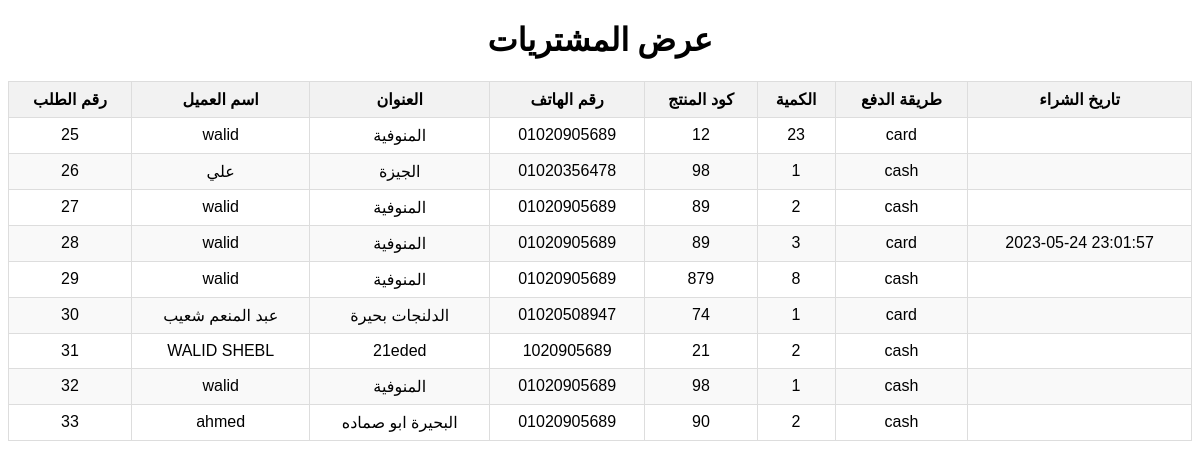
The app's page /connection.php with its own data.
### tables this page shows
CREATE TABLE `purchasess` (
  `id` int(6) UNSIGNED NOT NULL,
  `name` varchar(30) NOT NULL,
  `address` varchar(100) NOT NULL,
  `phone` varchar(20) NOT NULL,
  `product_id` varchar(50) DEFAULT NULL,
  `quantity` int(6) UNSIGNED NOT NULL,
  `payment` varchar(20) NOT NULL,
  `customer_id` int(11) DEFAULT NULL,
  `date` datetime DEFAULT NULL
);

### connection.php (the view, shortened to what this page needs)
<?php
$host = 'localhost';
$username = 'root';
$password = '';
$database = 'shoaib';
$conn = mysqli_connect($host, $username, $password, $database);
?>
<!DOCTYPE html>
<html>
<head>
</head>
<body>
	<h1>عرض المشتريات</h1>
	<table>
		<thead>
			<tr>
				<th>رقم الطلب</th>
				<th>اسم العميل</th>
				<th>العنوان</th>
				<th>رقم الهاتف</th>
				<th>كود المنتج</th>
				<th>الكمية</th>
				<th>طريقة الدفع</th>
				<th>تاريخ الشراء</th>
			</tr>
		</thead>
		<tbody>
			<?php
				$sql = "SELECT * FROM purchasess";
				$result = $conn->query($sql);
				if ($result->num_rows > 0) {
					while($row = $result->fetch_assoc()) {
						echo "<tr>";
						echo "<td>" . $row["id"]. "</td>";
						echo "<td>" . $row["name"]. "</td>";
						echo "<td>" . $row["address"]. "</td>";
						echo "<td>" . $row["phone"]. "</td>";
						echo "<td>" . $row["product_id"]. "</td>";
						echo "<td>" . $row["quantity"]. "</td>";
						echo "<td>" . $row["payment"]. "</td>";
						echo  "<td>" . $row["date"]. "</td>";
						echo "</tr>";
					}
				} else {
					echo "<tr><td colspan='7'>لا يوجد بيانات متاحة</td></tr>";
				}
			?>
		</tbody>
	</table>
</body>
</html>

### connection.php (style rules this page uses)
html { background-image: url(22.png); background-size: cover; background-position:throw center; background-repeat: no-repeat; }
h1 { text-align: center; }
table { width: 100%; border-collapse: collapse; font-family: Arial, Helvetica, sans-serif; }
table th, table td { border: 1px solid #ddd; padding: 8px; text-align: center; }
table th { background-color: #f2f2f2; }
table tr:nth-child(even) { background-color: #f9f9f9; }

### records on screen
purchasess: id "25", name "walid", address "المنوفية", phone "01020905689", product "12", quantity "23", payment "card"
purchasess: id "26", name "علي", address "الجيزة", phone "01020356478", product "98", quantity "1", payment "cash"
purchasess: id "27", name "walid", address "المنوفية", phone "01020905689", product "89", quantity "2", payment "cash"
purchasess: id "28", name "walid", address "المنوفية", phone "01020905689", product "89", quantity "3", payment "card", date "2023-05-24 23:01:57"
purchasess: id "29", name "walid", address "المنوفية", phone "01020905689", product "879", quantity "8", payment "cash"
purchasess: id "30", name "عبد المنعم شعيب", address "الدلنجات بحيرة", phone "01020508947", product "74", quantity "1", payment "card"
purchasess: id "31", name "WALID SHEBL", address "21eded", phone "1020905689", product "21", quantity "2", payment "cash"
purchasess: id "32", name "walid", address "المنوفية", phone "01020905689", product "98", quantity "1", payment "cash"
purchasess: id "33", name "ahmed", address "البحيرة ابو صماده", phone "01020905689", product "90", quantity "2", payment "cash"
